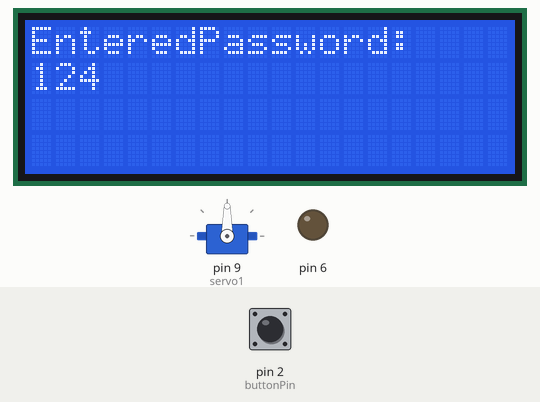
The sketch below on a simulated Arduino Uno, built with avr-gcc and run on an emulated ATmega328P. Shown: 20×4 character LCD, servo, output pins drawn as LEDs (lit = HIGH). The inputs (shaded band) are chosen by the test bench; at power-on: pin 2 (buttonPin) HIGH.

Above: at 1.2 s.
1.3 s: pin 2 (buttonPin) pulled LOW for 0.15 s
At 2.5 s:
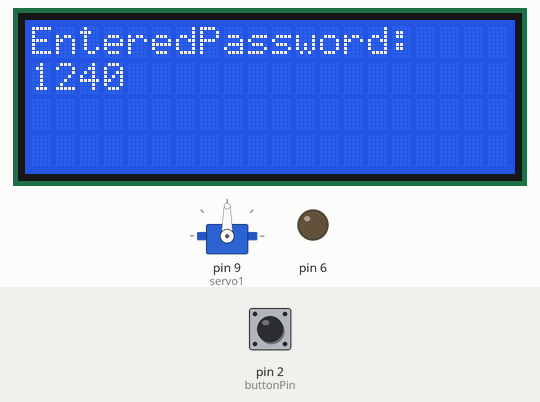
2.9 s: pin 2 (buttonPin) pulled LOW for 1 s
5.4 s: pin 2 (buttonPin) pulled LOW for 0.15 s
At 6.7 s:
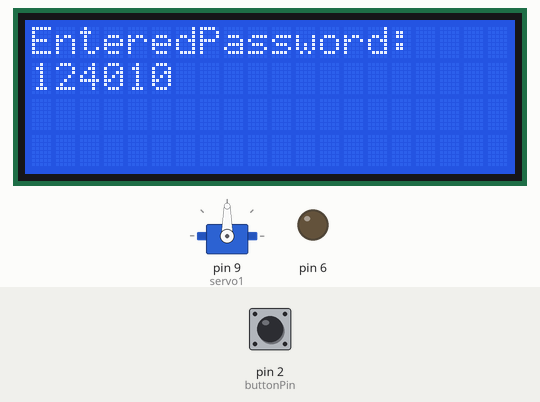
7.0 s: pin 2 (buttonPin) pulled LOW for 1 s
9.5 s: pin 2 (buttonPin) pulled LOW for 3.2 s
At 15.3 s:
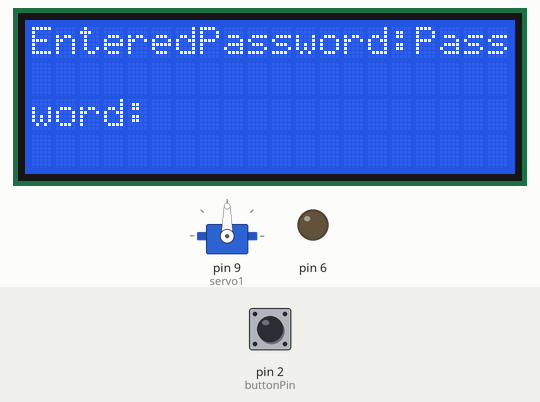
Timing chart, 0 to 16.7 s (numbered marks = the images above; inputs shaded):
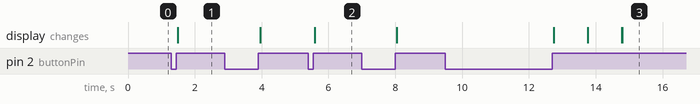

Measured:
- after the input at 1.3 s, the display: changes after 0.19 s (image 1)
- after the input at 5.4 s, the display: changes after 0.19 s (image 2)
- after the input at 9.5 s, the display: first changes after 3.2 s (image 3 shows a later state)

The sketch:

SMARTHOUSE.ino
```cpp
#include <Servo.h>
#include "DHT.h"
#include <Wire.h>
#include <LiquidCrystal_I2C.h>
#include <NewPing.h>

#define TRIG_PIN A0
#define ECHO_PIN A1
#define DHTPIN 3
#define DHTTYPE DHT11
// To enter password
const int buttonPin = 2;
const int shortPressTime = 50;
const unsigned long longPressTime = 1000;
const String password = "10110010";
String enteredPassword = "124";
int buttonState = HIGH;
unsigned long pressStartTime = 0;
bool longPressDetected = false;
bool flag = 0;
bool access = 0;

LiquidCrystal_I2C lcd(0x27,20,4);
NewPing sonar(TRIG_PIN, ECHO_PIN, 200);
DHT dht(DHTPIN, DHTTYPE);
Servo servo1;


void setup() {
  Serial.begin(9600);
  dht.begin();
  lcd.init();
  lcd.backlight();
  pinMode(6, OUTPUT);
  servo1.attach(9);
  pinMode(2, INPUT_PULLUP);
  lcd.clear();
}

void loop() {
  checkButton();
  if (access) {
    int s = readPing();
    float humidity = dht.readHumidity();
    float temperatureC = dht.readTemperature();
    if (isnan(humidity) || isnan(temperatureC)) {
      Serial.println("Error reading data!");
      return;
    }

    if (analogRead(A2) < 300) {
      analogWrite(6, 200);
    }
    else {
      analogWrite(6, 0);
    }

    if (s < 20) {
      servo1.write(0);
    }
    else {
      servo1.write(90);
    }


    lcd.setCursor(0,0);
    lcd.print("Temp: " + String(temperatureC));
    lcd.setCursor(0,1);
    lcd.print("Humidity: " + String(humidity));

    delay(100);
  }
}

int readPing() {
  delay(70);
  int cm = sonar.ping_cm();

  return cm;
}

// void checkButton() {
//   while (enteredPassword != password) { // Infinite loop for checking the button
//     int reading = digitalRead(buttonPin);
//     static unsigned long lastDebounceTime = 0;

//     if (reading != buttonState) {
//       lastDebounceTime = millis();
//     }

//     if ((millis() - lastDebounceTime) > debounceDelay) {
//       if (reading != buttonState) {
//         buttonState = reading;

//         if (buttonState == LOW) {
//           // Button is pressed
//           pressStartTime = millis();
//           longPressDetected = false;  // Reset long press flag
//           Serial.println("Button Pressed");

//         } else {
//           // Button is released
//           unsigned long pressDuration = millis() - pressStartTime;

//           if (pressDuration < longPressThreshold) {
//             // Short Press
//             Serial.println("Short Press Detected");
//             enteredPassword += "0";
//             // Example: digitalWrite(13, LOW); // Turn off LED
//           } else if (longPressDetected) {
//             // Long Press (already handled)
//             // no need to do anything here as it was done in a previous step
//           }
//         }
//       } else if (buttonState == LOW && (millis() - pressStartTime) >= longPressThreshold && !longPressDetected) {
//         // Check for Long Press while the button is being pressed
//         Serial.println("Long Press Detected");
//         longPressDetected = true;  // Set the flag

//         enteredPassword += "1";
//         digitalWrite(13, HIGH); // Example: Turn on LED
//       }
//     }

//     delay(1);  // Small delay to avoid excessive CPU usage
//   }
// }
void checkButton() {
  while (!access) {  // Infinite loop
    int buttonState = digitalRead(buttonPin);

    // Button is pressed (LOW because we're using INPUT_PULLUP)
    if (buttonState == LOW) {
      if (flag == false) {
        flag = true;
        pressStartTime = millis();
      }
    }
    else if (buttonState == HIGH && flag == true) {
      if (millis() - pressStartTime < longPressTime) {
          if (millis() - pressStartTime > shortPressTime) {
            enteredPassword += "0";  // SHORT PRESS
          }
      }
      else if ((millis() - pressStartTime > longPressTime) && (flag == true)) {
        enteredPassword += "1";   //LONG PRESS DETECTED
        flag = false;
        // Wait for button release
        while (digitalRead(buttonPin) == LOW) {
          // Do nothing until button is released
        }
      }
      flag = false;
    }
    lcd.setCursor(0,0);
    lcd.print("EnteredPassword:");
    lcd.setCursor(0,1);
    lcd.print(enteredPassword);
    if (enteredPassword.length() == password.length() && enteredPassword != password) {
      lcd.clear();
      lcd.setCursor(0,0);
      lcd.print("INCORRECT");
      delay(1000);
      lcd.setCursor(0, 0);
      lcd.print("Try Again");
      delay(1000);
      lcd.print("EnteredPassword:");
      enteredPassword = "";
    }
    else if (enteredPassword == password) {
      // lcd.clear();
      // lcd.setCursor(0, 0);
      // lcd.print("Access Granted!");
      access = 1;
      return;
      // break;
    }
    // Small delay to prevent bouncing (optional, hardware debouncing is better)
    delay(10);
  }
  return;
}
```
